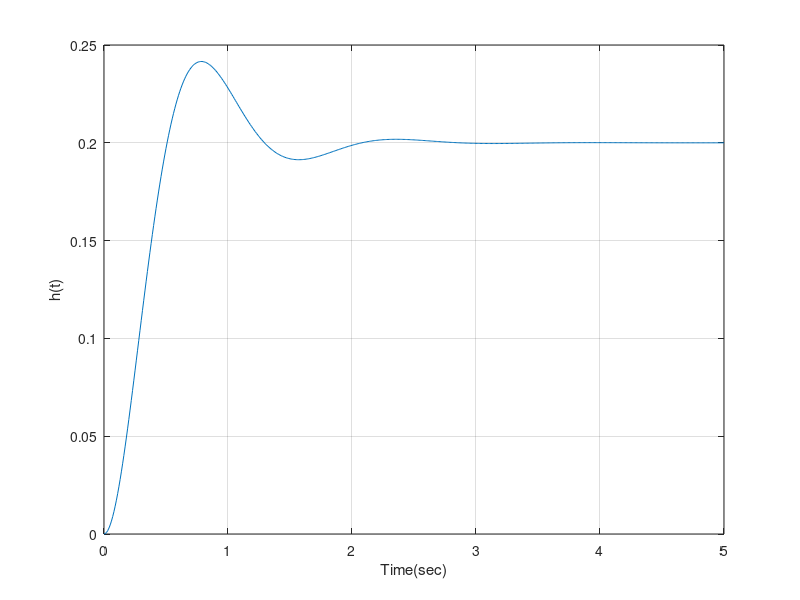

Source code (MATLAB):
q=[4]; 
p= [1 4 20]; 
t=[0:0.01:5];
sys=tf(q,p)
h=step (sys, t);
plot(t, h); grid on, xlabel ('Time(sec)'), ylabel('h(t)')

